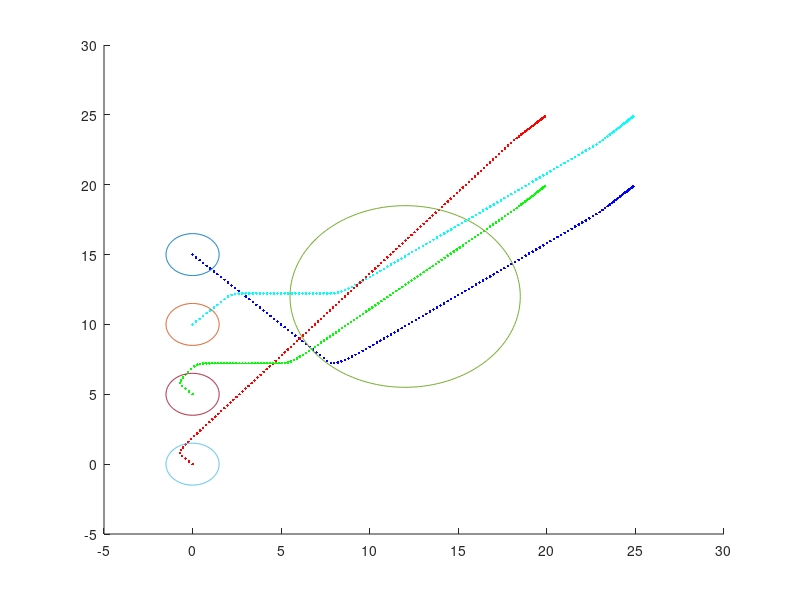

MATLAB code for this plot: (Note: this script raises an error after producing the figure.)
clc
clear all
clf

A=[0 0;0 0];
B=[1 0;0 1];
C=eye(2,2);
D=zeros(2,2);

sys=ss(A,B,C,D);


Num_agen=4;


Ts=0.1;
sysd=c2d(sys,Ts);
Ad=sysd.A;
Bd=sysd.B;
T=50;
%% intial trajectory
count=1;
%X(:,1)=[0;0 ;  20;0 ; 20;20   ;  0;20 ];
X(:,1)=[0;0 ;  0;5 ; 0;10   ;  0;15 ];
for t=0:Ts:15
    if t<2
        u(:,count)=0*ones(2*Num_agen,1);
    else
        u(:,count)=0*ones(2*Num_agen,1);
    end
    for i=1:Num_agen
        X((2*i-1):(2*i),count+1)=Ad*X((2*i-1):(2*i),count)+Bd*u((2*i-1):(2*i),count);
    end
    count=count+1;
end

X0=X;
for i=1:Num_agen
    hold on
    plot(X((2*i-1),:),X((2*i),:),'.')
end
N=length(X(1,:));

hold on





%% Laplacian initial traj

X(:,1)=[0;0 ;  0;5 ; 0;15   ;  0;10 ];
%X(:,1)=[20;25 ;  20;20 ; 25;20   ;  25;25 ];
kp = 2.5;
kc = 0.8;
Laplacian = - ones(Num_agen) + Num_agen*eye(Num_agen);
%
%
final = [20;25 ;  20;20 ; 25;20   ;  25;25 ];
final = [20;25 ;  20;20 ; 25;20   ;  25;25 ];
for ii=1:Num_agen
    for jj=1:2
        final_trans(ii,jj)=final(2*(ii-1)+jj,1);
    end
end
final_centeroid=[sum(final_trans(:,1))/Num_agen,sum(final_trans(:,2))/Num_agen];



V_des=zeros(2*Num_agen,N-1);
X_trans=zeros(Num_agen,2);
for i=1:N-1
    for ii=1:Num_agen
        for jj=1:2
            X_trans(ii,jj)=X(2*(ii-1)+jj,i);
        end
    end
    centroid = (ones(Num_agen,Num_agen) * reshape(X_trans,[4,2]))/4;
    centroid_diff = centroid-[final_centeroid(1) final_centeroid(2);final_centeroid(1) final_centeroid(2);final_centeroid(1) final_centeroid(2);final_centeroid(1) final_centeroid(2)];

    V_des_trans = Laplacian*(final_trans-X_trans);



    V_des_trans=kp*V_des_trans - centroid_diff*kc;
    for ii=1:Num_agen
        for jj=1:2
            if V_des_trans(ii,jj)>=2
                V_des_trans(ii,jj)=2;
            elseif V_des_trans(ii,jj)<=-2
                V_des_trans(ii,jj)=-2;
            end
        end
    end
    V_des(:,i)=reshape(V_des_trans',[8,1]);
    for j=1:Num_agen
        X((j-1)*2+1:(j-1)*2+2,i+1)=Ad*X((j-1)*2+1:(j-1)*2+2,i)+Bd*V_des_trans(j,:)';
    end
    hold on 
    plot(X(1,i),X(2,i),'r.');
    plot(X(3,i),X(4,i),'g.');
    plot(X(5,i),X(6,i),'b.');
    plot(X(7,i),X(8,i),'c.');
    xlim([-5 30])
    ylim([-5 30])
    pause(0.01)

end



u=V_des;
X0=X;
u0=u;
% V_des=zeros(2*Num_agen,N-1);
% X_trans=zeros(Num_agen,2);
% for i=1:N-1
% 
%     for ii=1:Num_agen
%         for jj=1:2
%             X_trans(ii,jj)=X(2*(ii-1)+jj,i);
%         end
%     end
% 
%     centroid = (ones(Num_agen,Num_agen) * reshape(X_trans,[4,2]))/4;
%     centroid_diff = centroid-[final_centeroid(1) final_centeroid(2);final_centeroid(1) final_centeroid(2);final_centeroid(1) final_centeroid(2);final_centeroid(1) final_centeroid(2)];
% 
%     V_des_trans = Laplacian*(final_trans-X_trans);
% 
%     V_des_trans=kp*V_des_trans - centroid_diff*kc;
%     V_des(:,i)=reshape(V_des_trans',[8,1]);
% end




%%
R_obs=4;
R_agent=1.5;

obs_center=[12,12; ...
    X(1:2,1)'; ...
    X(3:4,1)'; ...
    X(5:6,1)'; ...
    X(7:8,1)'];
R_plot=[2*R_obs-R_agent,R_agent,R_agent,R_agent,R_agent];
R=2*R_plot;


alpha=1;
obs_num=length(R);
r_default=0.5;
r=0.5;

lambda=10000;

i=1;
figure(1)
tol=0.001;



hold on

theta=linspace(0,2*pi,201);
for j=1:obs_num
    x_theta=R_plot(j)*cos(theta);
    y_theta=R_plot(j)*sin(theta);
    plot(obs_center(j,1)+x_theta,obs_center(j,2)+y_theta)
end
Linear_cost=zeros(1,200);
for iteration=1:60



    V_des=zeros(2*Num_agen,N-1);
    X_trans=zeros(Num_agen,2);
    for i=1:N-1

        for ii=1:Num_agen
            for jj=1:2
                X_trans(ii,jj)=X(2*(ii-1)+jj,i);
            end
        end

        centroid = (ones(Num_agen,Num_agen) * reshape(X_trans,[4,2]))/4;
        centroid_diff = centroid-[final_centeroid(1) final_centeroid(2);final_centeroid(1) final_centeroid(2);final_centeroid(1) final_centeroid(2);final_centeroid(1) final_centeroid(2)];

        V_des_trans = Laplacian*(final_trans-X_trans);

        V_des_trans=kp*V_des_trans - centroid_diff*kc;

        for ii=1:Num_agen
            for jj=1:2
                if V_des_trans(ii,jj)>=2
                    V_des_trans(ii,jj)=2;
                elseif V_des_trans(ii,jj)<=-2
                    V_des_trans(ii,jj)=-2;
                end
            end
        end
        V_des(:,i)=reshape(V_des_trans',[8,1]);
    end


    cvx_solver SDPT3
    cvx_precision best

    cvx_begin

    variable w(2*Num_agen,N-1)

    variable v(2*Num_agen,N-1)
    variable d(2*Num_agen,N)
    variable s(N*(obs_num-1),Num_agen)
    %variable center(N,2)

    %variable s_pos(N)

    minimize (  100*norm((u+w-V_des),1) + norm((X+d-X0),1) + ...
        1000*lambda*sum(sum(abs(v)))  + lambda*(   sum(sum(max(s,0)))   ))

    subject to
    cvx_precision best
    %cvx_precision low
    E=eye(2);
    d(:,1)==zeros(2*Num_agen,1);

    %center(1,:)==[0,0];



    for i=1:N-1

        obs_center=[12,12; ...
            X(1:2,i)'; ...
            X(3:4,i)'; ...
            X(5:6,i)'; ...
            X(7:8,i)'];




        for j=1:Num_agen


            -r<=w((2*j-1):(2*j),i)<=r;



            X((2*j-1):(2*j),i+1)+d((2*j-1):(2*j),i+1)== ...
                (Ad*X((2*j-1):(2*j),i)+Ad*d((2*j-1):(2*j),i))+ ...
                (Bd*u((2*j-1):(2*j),i)+Bd*w((2*j-1):(2*j),i))+E*v((2*j-1):(2*j),i);

 

            countk=1;

            for k=1:obs_num
                if k==j+1
                    continue
                end
                s((countk-1)*(N)+i,j)>=0;
                2*R(k)-norm(X((2*j-1):(2*j),i)-obs_center(k,:)',2)- ...
                    (X((2*j-1):(2*j),i)-obs_center(k,:)')'*(X((2*j-1):(2*j),i)+d((2*j-1):(2*j),i)-obs_center(k,:)') ...
                    /norm(X((2*j-1):(2*j),i)-obs_center(k,:)',2)<=s((countk-1)*(N)+i,j);
                countk=countk+1;
            end
        end

    end

    X(:,N)+d(:,N)==[20;25 ;  20;20 ; 25;20   ;  25;25 ];

    cvx_end

    %



    rho0 = 0.03;
    rho1 = 0.25;
    rho2 = 0.75;

    Linear_cost(iteration)=( 100*norm((u+w-V_des),1) + norm((X+d-X0),1) + ...
        1000*lambda*sum(sum(abs(v)))  + lambda*(   sum(sum(max(s,0)))   ));

    if iteration >= 2
        delta_L = (Linear_cost(iteration) - Linear_cost(iteration-1)) / Linear_cost(iteration);
    else
        delta_L = 1;
    end

    if Linear_cost(iteration)<=10000
        if abs(delta_L) <= rho0
            r = max(r, 0.2);
            X = X + d;
            u = u + w;
        elseif abs(delta_L) <= rho1
            r = r/1.2;
            X = X + d;
            u = u + w;
        elseif abs(delta_L) <= rho2
            r = r / 1.5;
            X = X + d;
            u = u + w;
        else
            X = X + d;
            u = u + w;
            r = r / 1.6;
        end
    else
        r = r / 1;
        X = X + d;
        u = u + w;
    end
    r
    hold on
    for i=1:Num_agen
        hold on
        plot(X((2*i-1),:),X((2*i),:),'.')
    end
    ss=0;



    for i=1:N

        obs_center=[12,12; ...
            X(1:2,i)'; ...
            X(3:4,i)'; ...
            X(5:6,i)'; ...
            X(7:8,i)'];
        for j=1:Num_agen
            countk=1;
            for k=1:obs_num
                if k==j+1
                    continue
                end
                ss((countk-1)*(N)+i,j)=R(k)-norm(X((2*j-1):(2*j),i)-obs_center(k,:)',2);
                countk=countk+1;
            end
        end

    end

    ss_max=max(ss);





    if max(max(ss))<0 && iteration>40
        break;
    end
    pause(0.01)
end


%%
figure(2)
hold on
clf
for i=1:N
    for j=1:Num_agen
        hold on
        if j==1
            plot(X((2*j-1),i),X((2*j),i),'r.')
        elseif j==2
            plot(X((2*j-1),i),X((2*j),i),'g.')
        elseif j==3
            plot(X((2*j-1),i),X((2*j),i),'b.')
        elseif j==4
            plot(X((2*j-1),i),X((2*j),i),'c.')
        end

        %plot(X0((2*i-1),:),X0((2*i),:),'.')
    end

    obs_center=[12,12; ...
        X(1:2,i)'; ...
        X(3:4,i)'; ...
        X(5:6,i)'; ...
        X(7:8,i)'];


    theta=linspace(0,2*pi,201);
    xlim([-5 50])
    ylim([-5 50])
    x_theta=R_plot(1)*cos(theta);
    y_theta=R_plot(1)*sin(theta);
    plot(obs_center(1,1)+x_theta,obs_center(1,2)+y_theta,'r')
    for j=1:obs_num
        hold on
        x_theta=R_plot(j)*cos(theta);
        y_theta=R_plot(j)*sin(theta);
        plot(obs_center(1,1)+x_theta,obs_center(1,2)+y_theta,'r')
        if j==1+1
            plot(obs_center(j,1)+x_theta,obs_center(j,2)+y_theta,'r')
        elseif j==2+1
            plot(obs_center(j,1)+x_theta,obs_center(j,2)+y_theta,'g')
        elseif j==3+1
            plot(obs_center(j,1)+x_theta,obs_center(j,2)+y_theta,'b')
        elseif j==4+1
            plot(obs_center(j,1)+x_theta,obs_center(j,2)+y_theta,'c')
        end
    end

    pause(0.05)
    %clf


end









%% utility funcitons


function XX=stack_vec(X,u)
XX=reshape(X(:,1:end-1),[length((X(:,1)))*length(X(1,:))-4,1]);
uu=reshape(u,[length((u(:,1)))*length(u(1,:)),1]);
XX=[XX;uu];
end


function [X,u]=unstack_vec(XX,uu)
X=reshape(XX,[4,length(XX)/4]);
u=reshape(uu,[2,length(uu)/2]);
end